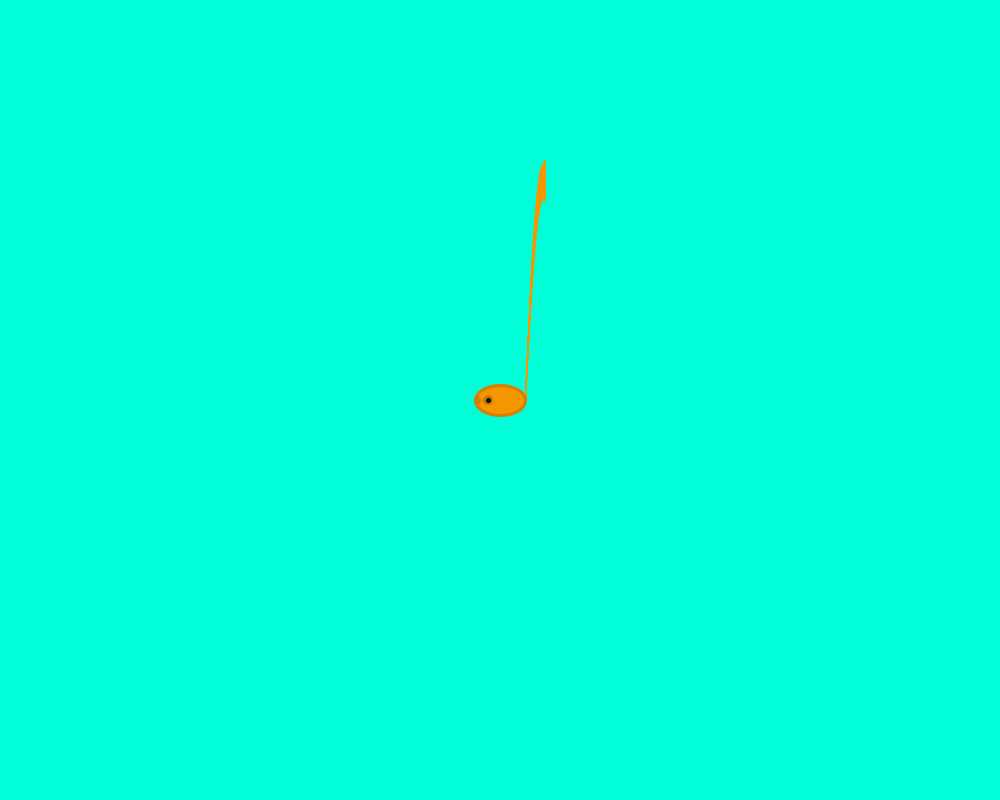
Frame 1 (no input)
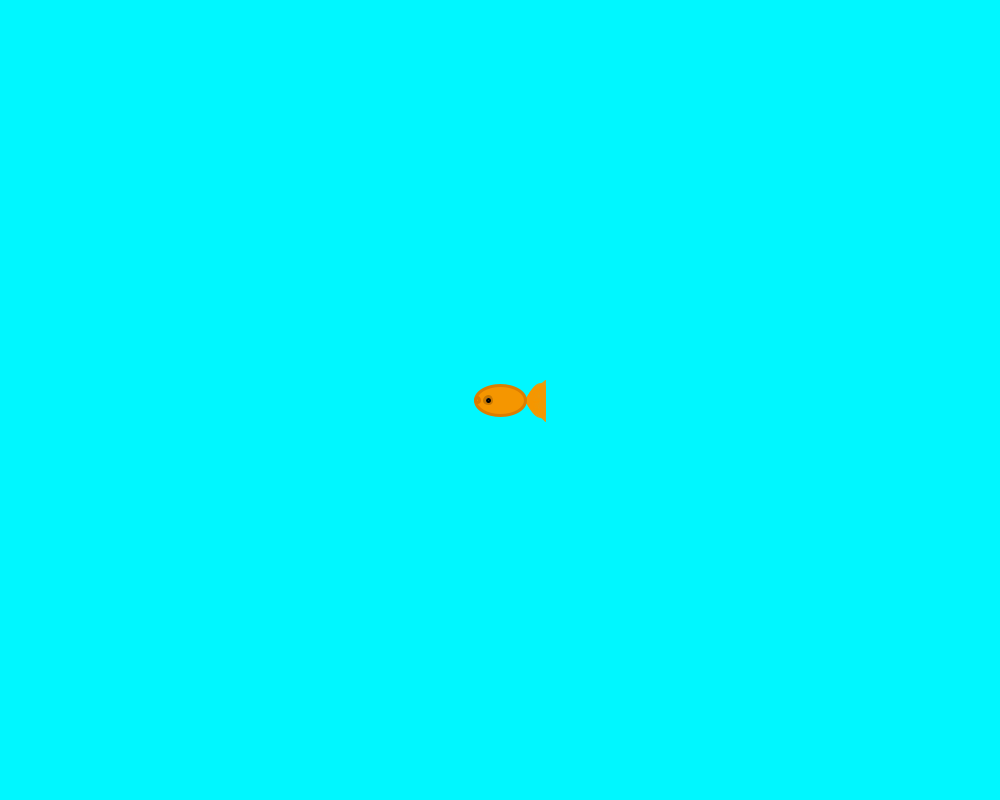
Frame 60 (the mouse pressed at the canvas centre just before this capture)
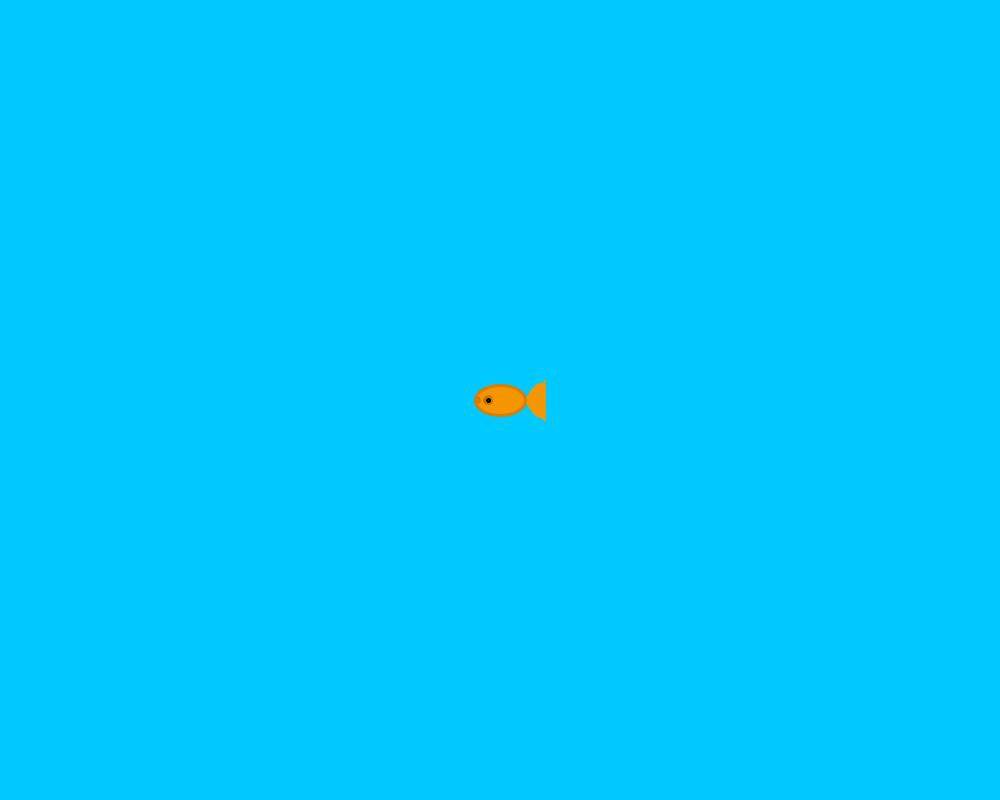
Frame 120 (the mouse held since frame 60 and released just before this capture)

The Processing sketch that drew these frames (run headless with seeded random() and noise(); from frame 60 on, the mouse is pressed at the canvas centre):

// Processing sketch: Milestone_Fish_v2
// ── Milestone_Fish_v2.pde
/*
variables
 setup
 background colour change
 seaweed
 call eat function
 key triggers
 mouse triggers
 draw fish
 eat 
 move
 */

/* To Do
 seaweed
 unlimeted food at once
 fish going up + down, left + right random in track mode
 limited size /
 bottom fin facing right /
 food cashing system?
 
 */

//fish size
float fishSize = 1;
//fish position
int fishX = 500;
int fishY = 400;
//tail
float tailOrigin = fishX+fishSize*25;
int fishTailUp = 180;
int fishTailDown = 180;
//food
float foodX = 1;
float foodY = 1;
float fishFin = 1;
boolean food = false;
//auto moving
boolean find = false;
String facing = "LEFT";
boolean delayFind = false;
//speed
int fSpeed = 10;

int backgroundCol = 950;
boolean contCol = true;

void setup() {
  size(1000, 800);
}

void draw() {
  fishFin = sqrt(sq(fishSize));
  delayFind = true;
  //maximum size
  constrain(fishSize, 1, 20);

  colorMode(HSB, 2000, 10, 10);
  if (contCol == true) {
    backgroundCol += 1;
  }
  if (contCol == false) {
    backgroundCol -= 1;
  }
  if (backgroundCol == 1150) {
    contCol = false;
  }
  if (backgroundCol == 950) {
    contCol = true;
  }

  //draw setup
  background(backgroundCol, 100, 100);
 
  if (fishSize > 8) {
    fishSize = 8;
  }
  if ((fishSize < 1) && (fishSize > 0)) {
    fishSize = 1;
  }
  if ((fishSize > -1) && (fishSize < 0)) {
    fishSize = -1;
  }
  if (fishSize < -8) {
    fishSize = -8;
  }
  
  fishX = constrain(fishX, 0, width);
  fishY = constrain(fishY, 0, height);
  drawFish();

  //seaweed
  fill(0, 255, 0);
  noStroke();
  //bezier(100, height, 130, height-250, 90, height-290, 110, height-300);
  //bezier(170, height, 200, height-300, 150, height-370, 180, height-400);

  //food
  if (food == true) {
    fill(255);
    stroke(255);
    ellipse(foodX, foodY, 10, 10);
    foodY += 1;
    foodY = constrain(foodY, 0, 792);
  }

  //eating
  eat();
  //auto moving
  if (find == true) {
    move();
  }
}

void keyPressed() {
  if (keyCode == LEFT) {
    fishX -= fSpeed;
    if (facing == "RIGHT") {
      facing = "LEFT";
      fishSize = fishSize*-1;
    }
  }
  if (keyCode == RIGHT) {
    fishX += fSpeed;
    if (facing == "LEFT") {
      facing = "RIGHT";
      fishSize = fishSize*-1;
    }
  }
  if (keyCode == UP) {
    fishY -= fSpeed;
  }
  if (keyCode == DOWN) {
    fishY += fSpeed;
  }
  if (key == 'f') {
    if (food == false) {
      foodX = random(1000);
      foodY = random(400);
      food = true;
    } else {
      println("Only one piece of food at a time, you'll confuse the poor fish!");
    }
  }
  if ((key == 't') && (find == false)&& (delayFind == true)) {
    println("Auto-find: On");
    find = true;
    delayFind = false;
  } 

  if ((key == 't') && (find == true) && (delayFind == true)) {
    println("Auto-find: Off");
    find = false;
    delayFind = false;
  }

  if (key == 's') {
    fishSize -= 0.5;
  }
}

void mouseClicked() {
  if (mouseButton == RIGHT) {
    if (food == false) {
      foodX = mouseX;
      foodY = mouseY;
      food = true;
    } else {
      println("Only one piece of food at a time, you'll confuse the poor fish!");
    }
  }

  if (mouseButton == LEFT) {
    if (food == false) {
      foodX = random(1000);
      foodY = random(400);
      food = true;
    } else {
      println("Only one piece of food at a time, you'll confuse the poor fish!");
    }
  }
}

void drawFish() {
  colorMode(RGB, 255, 255, 255);
  fill(255, 160, 0);
  tailOrigin = fishX+fishSize*25;

  //tail
  stroke(245, 150, 0);
  noFill();
  strokeWeight(1);
  for (int i = 0; i < 350; i += 20) {
    bezier(tailOrigin, fishY, fishX+fishSize*35, fishTailUp-fishSize*2, fishX+fishSize*40, fishTailUp-fishSize*2, fishX+fishSize*45, fishTailUp+fishSize*3);
    bezier(tailOrigin, fishY, fishX+fishSize*35, fishTailUp+fishSize*2, fishX+fishSize*40, fishTailUp+fishSize*2, fishX+fishSize*45, fishTailUp-fishSize*3);
    bezier(tailOrigin, fishY, fishX+fishSize*35, fishTailDown-fishSize*2, fishX+fishSize*40, fishTailDown-fishSize*2, fishX+fishSize*45, fishTailDown+fishSize*4);
    bezier(tailOrigin, fishY, fishX+fishSize*35, fishTailDown+fishSize*2, fishX+fishSize*40, fishTailDown+fishSize*2, fishX+fishSize*45, fishTailDown-fishSize*3);
    fishTailUp -= fishSize;
    fishTailDown += fishSize;
  }
  fishTailUp = fishY;
  fishTailDown = fishY;

  //main body
  stroke(220, 125, 0);
  fill(245, 150, 0);
  strokeWeight(3);
  ellipse(fishX, fishY, fishSize*50, fishSize*30);

  //mouth
  stroke(215, 120, 0);
  fill(235, 140, 0);
  ellipse(fishX-22.5*fishSize, fishY, 4*fishSize, 5*fishSize);

  //eye
  stroke(200, 120, 0);
  fill(255);
  ellipse(fishX-12*fishSize, fishY, 7*fishSize, 7*fishSize);
  fill(0);
  stroke(0);
  ellipse(fishX-12*fishSize, fishY, 2*fishSize, 2*fishSize);

  //fins
  if ((fishSize != 1) && (fishSize != -1)) {
    stroke(220, 125, 0);
    //top fin
    strokeWeight(1);
    noFill();
    float fin1 = fishFin*10;
    for (int i = 0; i < fishFin*10; i += 5) {
      if (facing == "LEFT") {
        bezier(fishX, fishY-fishSize*15, fishX+5*fishSize, fishY-fishSize*20+fin1/2, fishX+15*fishSize, fishY-fishSize*24+fin1, fishX+20*fishSize+fin1/fishSize, fishY-fishSize*20+fin1);
      } else {
        bezier(fishX, fishY-fishFin*15, fishX-5*fishFin, fishY-fishFin*20+fin1/2, fishX-15*fishFin, fishY-fishFin*24+fin1, fishX-(20*fishFin+fin1/fishFin), fishY-fishFin*20+fin1);
      }
      fin1 -= 6;
    }

    //bottom fin
    float fin2 = fishFin*10;
    for (int i = 0; i < fishFin*10; i += 5) {
      if (facing == "LEFT") {
        bezier(fishX, fishY+fishSize*15, fishX+5*fishSize, fishY+fishSize*20+fin2/2, fishX+15*fishSize, fishY+fishSize*24+fin2, fishX+20*fishSize+fin2/fishSize, fishY+fishSize*20+fin2);
      } else {
        bezier(fishX, fishY+fishFin*15, fishX-5*fishFin, fishY+fishFin*20+fin2/2, fishX-15*fishFin, fishY+fishFin*24+fin2, fishX-20*fishFin-fin2/fishFin, fishY+fishFin*20+fin2);
      }
      fin2 -= 6;
    }
  }
}

void eat() {
  if (((fishX == foodX) || ((fishX < foodX) && (fishX > foodX-28*fishFin)) || ((fishX > foodX) && (fishX < foodX+28*fishFin))) && (food == true)) {
    if ((fishY == foodY) || ((fishY < foodY) && (fishY > foodY-12*fishFin)) || ((fishY > foodY) && (fishY < foodY+12*fishFin))) {
      food = false;
      if (fishSize > 0.5) {
        fishSize += 0.5;
      } else {
        fishSize -= 0.5;
      }
      println(fishSize);
    }
  }
}

void move() {
  if (food == true) {
    if (fishX < foodX) {
      fishX += 2;
      if (facing == "LEFT") {
        facing = "RIGHT";
        direction();
      }
    }
    if (fishX > foodX) {
      fishX -= 2;
      if (facing == "RIGHT") {
        facing = "LEFT";
        direction();
      }
    }
    if (fishY < foodY) {
      fishY += 2;
    }
    if (fishY > foodY) {
      fishY -= 2;
    }
  } else {
    if (facing == "LEFT") {
      fishX -= 2;
      facing = "LEFT";
      direction();
      if (fishX < 0 + 25*fishFin) {
        facing = "RIGHT";
      }
    } else {
      fishX += 2;
      facing = "RIGHT";
      direction();
      if (fishX > width - 25*fishFin) {
        facing = "LEFT";
      }
    }
  }
}

void direction () {
  if (facing == "LEFT") {
    fishSize = sqrt(sq(fishSize));
  }
  if (facing == "RIGHT") {
    fishSize = sqrt(sq(fishSize))*-1;
  }
}
